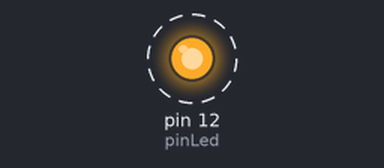
The sketch below on a simulated Arduino Uno, built with avr-gcc and run on an emulated ATmega328P. Shown: output pins drawn as LEDs (lit = HIGH). Dashed ring = blinking.

Above: at 0.2 s.
Timing chart, 0 to 3.0 s (numbered marks = the images above):
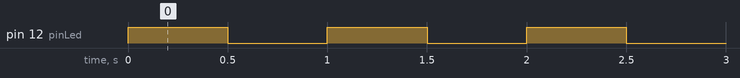

Measured:
- by itself, pin 12 (pinLed): alternates HIGH for 0.50 s and LOW for 0.50 s

The sketch:

Parpadeo.ino
```cpp
/* Ejemplo curso Arduino
//
//  by Javacasm
*/


int pinLed=12;

void setup() {
pinMode(pinLed,OUTPUT);  // activamos la patilla 13 como salida
}

void loop() {
int retardo=500;
digitalWrite(pinLed,HIGH); // encedemos
delay(retardo);  // esperamos medio segundo
digitalWrite(pinLed,LOW);  // apagamos
delay(retardo); // esperamos medio segundo
}
```
